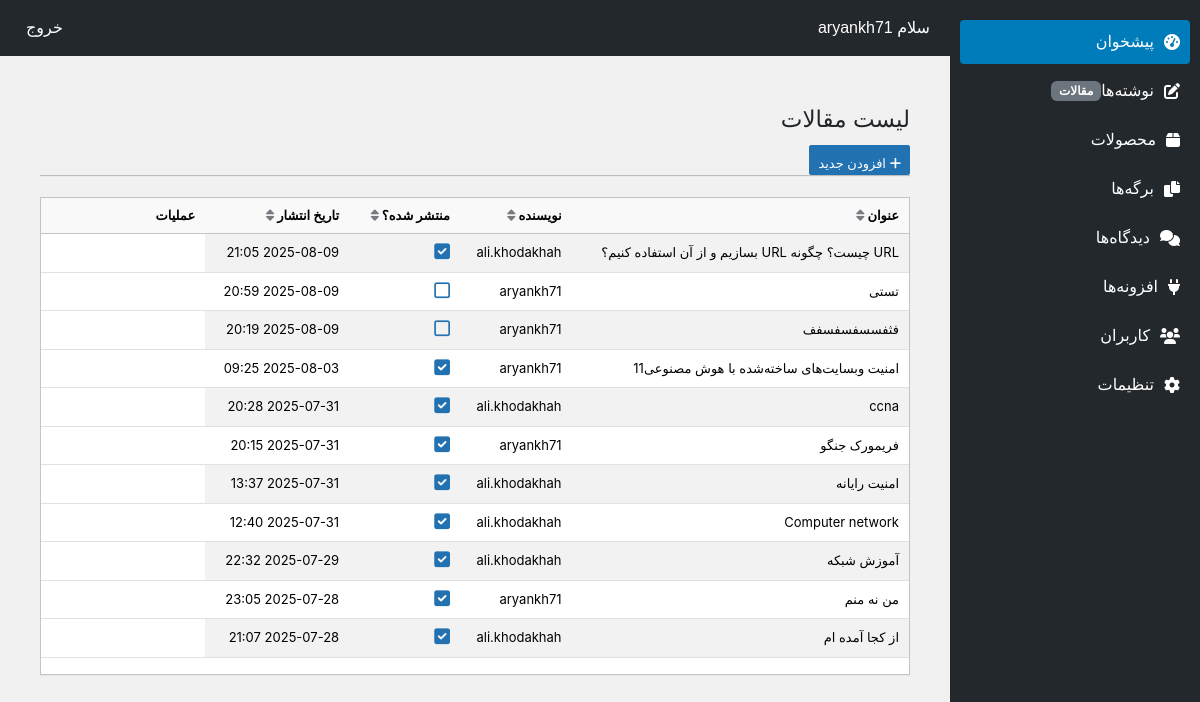
/dashboard/posts/ (signed in), run on the app's committed database.
### accounts/models.py (models this page shows, shortened)
class User(AbstractUser):
    phone = models.CharField(max_length=20, blank=True, null=True)
    birthday = models.DateField(blank=True, null=True)
    GENDER_CHOICES = [
        ('M', 'مرد'),
        ('F', 'زن'),
        ('O', 'سایر')
    ]
    gender = models.CharField(max_length=1, choices=GENDER_CHOICES, blank=True, null=True)

### blog/models.py (models this page shows, shortened)
class Post(models.Model):
    title = models.CharField(max_length=200, verbose_name='عنوان')
    content = CKEditor5Field(verbose_name='محتوا', config_name='default')
    author = models.ForeignKey(User, on_delete=models.CASCADE, verbose_name='نویسنده')
    published_at = models.DateTimeField(verbose_name='تاریخ انتشار')
    is_published = models.BooleanField(default=False, verbose_name='منتشر شده؟')
    updated_at = models.DateTimeField(auto_now=True, verbose_name='آخرین بروزرسانی')
    slug = models.SlugField(max_length=200, unique=True, allow_unicode=True, verbose_name='آدرس یکتا')
    image = models.ImageField(upload_to='posts/images/',blank=True, verbose_name='تصویر')
    class Meta:
        ordering = ['-published_at']
        verbose_name = 'مقاله'
        verbose_name_plural = 'مقالات'

### content_management/views.py (the view)
# urls.py: path('posts/', post_list, name='post_list'),
def post_list(request):
    if not check_staff_user(request):
        return render(request, 'errors/404.html', status=404)
    posts = Post.objects.all()
    return render(request, 'dashboard/posts/post_list.html', {'posts': posts})

### content_management/views.py (called while the page is built)
def check_staff_user(request):
    user = request.user
    if not (user.is_authenticated and (user.is_staff or user.is_superuser)):
        return False
    return True

### content_management/templates/dashboard/posts/post_list.html (shortened to what this page needs)
{% extends 'panel.html' %}
{% block content %}
<div class="wrap">
    <h1 class="wp-heading-inline">لیست مقالات</h1>
    <a href="{% url 'post_create' %}" class="page-title-action"><i class="fas fa-plus"></i> افزودن جدید</a>
    <hr class="wp-header-end">
    <div class="table-container">
        <table class="table table-striped">
            <thead>
                <tr>
                    <th data-sort="title">عنوان <i class="fas fa-sort"></i></th>
                    <th data-sort="author">نویسنده <i class="fas fa-sort"></i></th>
                    <th data-sort="is_published">منتشر شده؟ <i class="fas fa-sort"></i></th>
                    <th data-sort="published_at">تاریخ انتشار <i class="fas fa-sort"></i></th>
                    <th>عملیات</th>
                </tr>
            </thead>
            <tbody>
                {% for post in posts %}
                <tr>
                    <td>{{ post.title }}</td>
                    <td>{{ post.author.username }}</td>
                    <td>
                        <span class="publish-toggle" data-post-id="{{ post.pk }}" data-is-published="{{ post.is_published|lower }}">
                            {% if post.is_published %}
                                <i class="fas fa-check-square"></i>
                            {% else %}
                                <i class="far fa-square"></i>
                            {% endif %}
                        </span>
                    </td>
                    <td>{{ post.published_at|date:"Y-m-d H:i" }}</td>
                </tr>
                {% empty %}
                <tr>
                    <td colspan="5" style="text-align: center;">هیچ مقاله‌ای یافت نشد.</td>
                </tr>
                {% endfor %}
            </tbody>
        </table>
    </div>
</div>
{% endblock %}

### content_management/templates/panel.html (shortened to what this page needs)
<!DOCTYPE html>
<html lang="fa" dir="rtl">
<head>
    <link rel="stylesheet" href="https://cdn.jsdelivr.net/npm/bootstrap@5.3.3/dist/css/bootstrap.rtl.min.css">
    <link rel="stylesheet" href="https://cdnjs.cloudflare.com/ajax/libs/font-awesome/6.0.0-beta3/css/all.min.css">
</head>
<body>
<div class="topbar d-flex justify-content-between align-items-center">
    <span>سلام {{ request.user.first_name|default:request.user.username }}</span>
    <form method="post" action="{% url 'logout' %}" style="display: inline;">
        <button type="submit" class="text-white text-decoration-none" style="background: none; border: none; cursor: pointer;">خروج</button>
    </form>
</div>
    <div class="sidebar">
        <a href="{% url 'dashboard' %}" class="active"><i class="fas fa-tachometer-alt"></i> پیشخوان</a>
        <a href="{% url 'post_list' %}"><i class="fas fa-edit"></i> نوشته‌ها <span class="badge bg-secondary">مقالات</span></a>
        <a href="{% url 'product_list' %}"><i class="fas fa-box"></i> محصولات</a>
        <a href="#"><i class="fas fa-copy"></i> برگه‌ها</a>
        <a href="#"><i class="fas fa-comments"></i> دیدگاه‌ها</a>
        <a href="#"><i class="fas fa-plug"></i> افزونه‌ها</a>
        <a href="#"><i class="fas fa-users"></i> کاربران</a>
        <a href="#"><i class="fas fa-cog"></i> تنظیمات</a>
    </div>
    <div class="main-content">
        {% block content %}{% endblock %}
    </div>
</body>
</html>

### content_management/templates/panel.html (style rules this page uses)
body { font-family: Vazirmatn, Tahoma, sans-serif; background-color: #f1f1f1; }
.sidebar { width: 250px; height: 100vh; background-color: #23282d; color: #fff; position: fixed; top: 0; right: 0; padding: 20px 10px; }
.sidebar a { display: flex; align-items: center; padding: 10px; color: #fff; text-decoration: none; margin-bottom: 5px; border-radius: 4px; }
.sidebar a i { margin-left: 10px; }
.sidebar a:hover, .sidebar a.active { background-color: #007cba; }
.topbar { background-color: #23282d; color: #fff; padding: 15px 20px; margin-right: 250px; }
.main-content { margin-right: 250px; padding: 20px; }

### content_management/templates/dashboard/posts/post_list.html (style rules this page uses)
.wrap { max-width: 1200px; margin: 20px; font-family: -apple-system, BlinkMacSystemFont, 'Segoe UI', Roboto, Oxygen-Sans, Ubuntu, Cantarell, 'Helvetica Neue', sans-serif; direction: rtl; text-align: right; }
.wp-heading-inline { font-size: 23px; font-weight: 400; margin: 0; padding: 9px 0 4px; line-height: 1.3; }
.page-title-action { display: inline-block; padding: 4px 8px; font-size: 13px; line-height: 26px; height: 30px; margin: 6px 0 0 10px; border: 1px solid #2271b1; border-radius: 2px; background: #2271b1; color: #fff; text-decoration: none; transition: all 0.2s; }
.wp-header-end { border-bottom: 1px solid #ddd; margin: 0 0 20px; padding: 0; height: 1px; }
.table-container { background: #fff; border: 1px solid #c3c4c7; box-shadow: 0 1px 1px rgba(0, 0, 0, 0.04); margin-bottom: 20px; }
.table-striped tbody tr:nth-child(odd) { background-color: #f6f7f7; }
.table th, .table td { padding: 8px 10px; font-size: 13px; vertical-align: middle; }
.table th { background: #f9f9f9; border-bottom: 1px solid #c3c4c7; cursor: pointer; }
.table th i.fa-sort { margin-left: 5px; color: #787c82; }
.publish-toggle { cursor: pointer; display: inline-flex; align-items: center; }
.publish-toggle i { font-size: 18px; color: #2271b1; }

### data on the page
User: user.first_name "aryankh71"
Post: title "URL چیست؟ چگونه URL بسازیم و از آن استفاده کنیم؟", author.username "ali.khodakhah", is_published True (drawn), published_at "2025-08-09 21:05"
Post: title "تستی", author.username "aryankh71", is_published False (drawn), published_at "2025-08-09 20:59"
Post: title "فثفسسفسفسفف", author.username "aryankh71", is_published False (drawn), published_at "2025-08-09 20:19"
Post: title "امنیت وبسایت‌های ساخته‌شده با هوش مصنوعی11", author.username "aryankh71", is_published True (drawn), published_at "2025-08-03 09:25"
Post: title "ccna", author.username "ali.khodakhah", is_published True (drawn), published_at "2025-07-31 20:28"
Post: title "فریمورک جنگو", author.username "aryankh71", is_published True (drawn), published_at "2025-07-31 20:15"
Post: title "امنیت رایانه", author.username "ali.khodakhah", is_published True (drawn), published_at "2025-07-31 13:37"
Post: title "Computer network", author.username "ali.khodakhah", is_published True (drawn), published_at "2025-07-31 12:40"
Post: title "آموزش شبکه", author.username "ali.khodakhah", is_published True (drawn), published_at "2025-07-29 22:32"
Post: title "من نه منم", author.username "aryankh71", is_published True (drawn), published_at "2025-07-28 23:05"
Post: title "از کجا آمده ام", author.username "ali.khodakhah", is_published True (drawn), published_at "2025-07-28 21:07"
